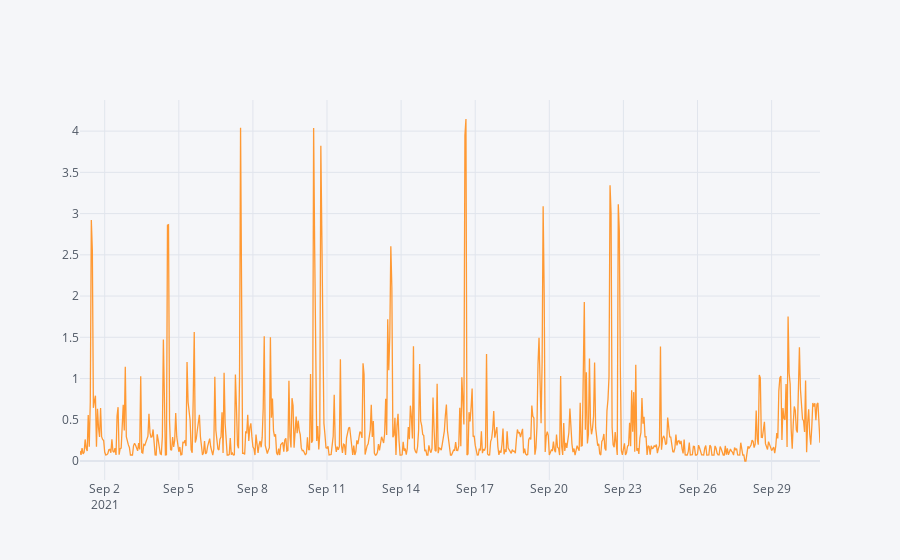

Here is the notebook cell this chart was saved with:
### Code cell
# Make totals per day
hourly_totals = df.resample('H',on='timestamp').sum()
hourly_totals.iplot()

### Figure 1 — Plotly figure (JSON) as saved in the notebook; plotly's stock layout.template omitted (floating-point values rounded to 4 significant figures; data arrays with more than 128 entries replaced by an {"elided": "..."} marker saying what was removed)
{"data": [{"line": {"color": "rgba(255, 153, 51, 1.0)", "dash": "solid", "shape": "linear", "width": 1.3}, "mode": "lines", "name": "energy", "text": "", "type": "scatter", "x": {"elided": "720 str values"}, "y": {"elided": "720 float values"}}], "layout": {"legend": {"bgcolor": "#F5F6F9", "font": {"color": "#4D5663"}}, "paper_bgcolor": "#F5F6F9", "plot_bgcolor": "#F5F6F9", "title": {"font": {"color": "#4D5663"}}, "xaxis": {"gridcolor": "#E1E5ED", "showgrid": true, "tickfont": {"color": "#4D5663"}, "title": {"font": {"color": "#4D5663"}, "text": ""}, "zerolinecolor": "#E1E5ED"}, "yaxis": {"gridcolor": "#E1E5ED", "showgrid": true, "tickfont": {"color": "#4D5663"}, "title": {"font": {"color": "#4D5663"}, "text": ""}, "zerolinecolor": "#E1E5ED"}}}
